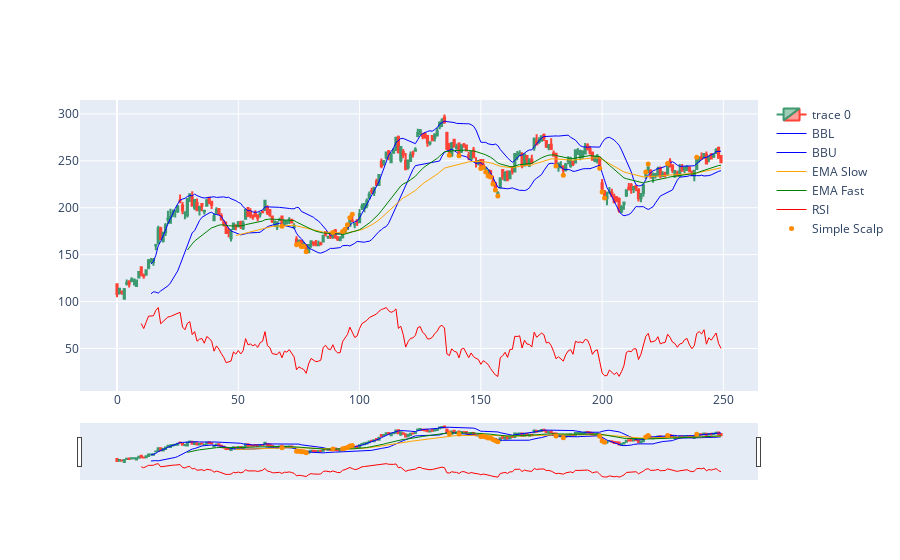

Notebook code for this chart:
### Markdown cell above
### Plot the Graph

### Code cell
partition = df

fig = go.Figure(data=[go.Candlestick(x=partition.index,
                open=partition[columns_open],
                high=partition[columns_high],
                low=partition[columns_low],
                close=partition[columns_close]),
                
                go.Scatter(x=partition.index, y=partition['BBL_15_1.5'], 
                           line=dict(color='blue', width=1), 
                           name='BBL'),

                go.Scatter(x=partition.index, y=partition['BBU_15_1.5'],
                            line=dict(color='blue', width=1),
                            name='BBU'),

                go.Scatter(x=partition.index, y=partition[columns_ema_slow],
                            line=dict(color='orange', width=1),
                            name='EMA Slow'),

                go.Scatter(x=partition.index, y=partition[columns_ema_fast],
                            line=dict(color='green', width=1),
                            name='EMA Fast'),

                go.Scatter(x=partition.index, y=partition[columns_rsi],
                            line=dict(color='red', width=1),
                            name='RSI'),
                ])

fig.add_trace(go.Scatter(x=partition.index, y=partition['ss_point'],
                            mode='markers', marker=dict(color='darkorange', size=5),
                            name=columns_simple_scalp))

### Figure 1 — Plotly figure (JSON) as saved in the notebook; plotly's stock layout.template omitted (floating-point values rounded to 4 significant figures; data arrays with more than 128 entries replaced by an {"elided": "..."} marker saying what was removed)
{"data": [{"close": {"elided": "250 float values"}, "high": {"elided": "250 float values"}, "low": {"elided": "250 float values"}, "open": {"elided": "250 float values"}, "type": "candlestick", "x": {"elided": "250 int values"}}, {"line": {"color": "blue", "width": 1}, "name": "BBL", "type": "scatter", "x": {"elided": "250 int values"}, "y": {"elided": "250 float values"}}, {"line": {"color": "blue", "width": 1}, "name": "BBU", "type": "scatter", "x": {"elided": "250 int values"}, "y": {"elided": "250 float values"}}, {"line": {"color": "orange", "width": 1}, "name": "EMA Slow", "type": "scatter", "x": {"elided": "250 int values"}, "y": {"elided": "250 float values"}}, {"line": {"color": "green", "width": 1}, "name": "EMA Fast", "type": "scatter", "x": {"elided": "250 int values"}, "y": {"elided": "250 float values"}}, {"line": {"color": "red", "width": 1}, "name": "RSI", "type": "scatter", "x": {"elided": "250 int values"}, "y": {"elided": "250 float values"}}, {"marker": {"color": "darkorange", "size": 5}, "mode": "markers", "name": "Simple Scalp", "type": "scatter", "x": {"elided": "250 int values"}, "y": {"elided": "250 float values"}}], "layout": {}}
